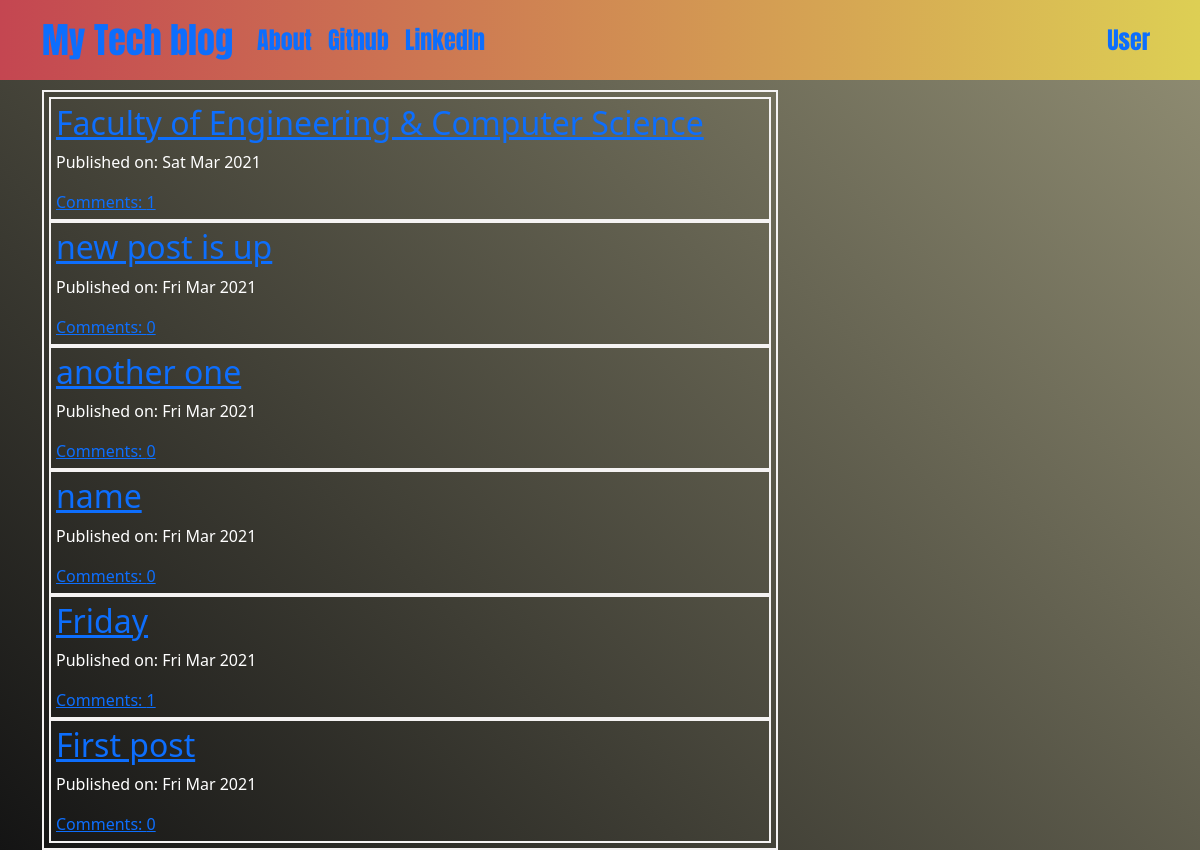
The page / on the database its author committed.
### blogapp/models.py (models this page shows, shortened)
class Post(models.Model):
    author = models.ForeignKey('auth.User',on_delete=models.CASCADE)
    title = models.CharField(max_length=254)
    text = models.TextField()
    created_date = models.DateTimeField(default=timezone.now)
    published_date = models.DateTimeField(blank=True,null=True)
    def approve_comments(self):
        return self.comments.filter(approved_comment=True)

### blogapp/views.py (the view)
# urls.py: path('', views.PostListView.as_view(), name='post_list'),
class PostListView(ListView):
    model = Post
    def get_queryset(self):
        return Post.objects.filter(published_date__lte=timezone.now()).order_by('-published_date')

### blogapp/templates/blogapp/post_list.html
{% extends 'blogapp/base.html' %}
{% block content %}
<div class="centerstage">
    {% for post in post_list %}
    <div class="centerstage">
    <h2><a href="{% url 'post_detail' pk=post.pk %}">{{ post.title }}</a></h2>
    <div class="date">
        <p>Published on: {{ post.published_date|date:"D M Y"}}</p>
    </div>
    <a href="{% url 'post_detail' pk=post.pk %}">Comments: {{ post.approve_comments.count }}</a>
    </div>
    {% endfor %}
</div>
{% endblock %}

### blogapp/templates/blogapp/base.html (shortened to what this page needs)
<!DOCTYPE html>
{% load static %}
<html lang="en">
<head>
    <link href="https://cdn.jsdelivr.net/npm/bootstrap@5.0.0-beta2/dist/css/bootstrap.min.css" rel="stylesheet">
    <link rel="stylesheet" href="//cdn.jsdelivr.net/medium-editor/latest/css/medium-editor.min.css" type="text/css" media="screen" charset="utf-8">
    <link rel="stylesheet" href="{% static 'css/blogapp.css' %}">
</head>
<body class="loader bodies">
    <nav class="navbar navbar-expand-lg bg-light techfont navbar-fixed-top bgloader">
        <div class="container">
          <div class="navbar-nav align-items-center">
            <a class="navbar-brand bigbrand" href="{% url 'post_list' %}">My Tech blog</a>
            <a class="nav-item nav-link" href="{% url 'about' %}">About</a>
            <a class="nav-item nav-link" href="https://www.github.com">Github</a>
            <a class="nav-item nav-link" href="https://www.linkedin.com">LinkedIn</a>
          </div>
          <div class="navbar-nav align-items-center ml-auto">
            {% if user.is_authenticated %}
              <a class="nav-item nav-link" href="{% url 'post_new' %}">New Post</a>
              <a class="nav-item nav-link" href="{% url 'post_draft_list' %}">Drafts</a>
              <a class="nav-item nav-link" href="{% url 'logout' %}">Log out</a>
              <a >Welcome: {{ user.username }}</a>
            {% else %}
              <a class="nav-item nav-link" href="{% url 'login' %}" aria-label="Login">
                User</a>
            {% endif %}
          </div>
        </div>
      </nav>
            <div class="content container">
                <div class="row">
                    <div class="col-md-8">
                      <div class="blog_posts">
                        {% block content %}
                        {% endblock %}
                      </div>
                    </div>
                </div>
            </div>
</body>
</html>

### blogapp/static/css/blogapp.css (style rules this page uses)
.techfont { font-family: 'Anton', sans-serif; font-size: 1.5em; margin-bottom: 10px; }
.centerstage { margin-left: auto; margin-right: auto; padding: 5px; border: 2px solid rgb(245, 243, 243); }
.bigbrand { font-size: 1.5em; }
.loader { filter:hue-rotate(0deg); color:linear-gradient(45deg,#0f8,#08f); animation:hue 10000ms infinite linear; }
p, hr, .date, h1, h2, h3 { color:white; }
.bgloader { filter:hue-rotate(0deg); background:linear-gradient(90deg,rgb(196, 70, 81),rgb(221, 207, 84)); animation:hue 10000ms infinite linear; }
.bodies { filter:hue-rotate(0deg); background:linear-gradient(45deg,rgb(20, 20, 20),rgb(146, 143, 116)); animation:hue 10000ms infinite linear; }

### rows shown on the page
Post: title "Faculty of Engineering & Computer Science", published_date "Sat Mar 2021", approve_comments.count "1"
Post: title "new post is up", published_date "Fri Mar 2021", approve_comments.count "0"
Post: title "another one", published_date "Fri Mar 2021", approve_comments.count "0"
Post: title "name", published_date "Fri Mar 2021", approve_comments.count "0"
Post: title "Friday", published_date "Fri Mar 2021", approve_comments.count "1"
Post: title "First post", published_date "Fri Mar 2021", approve_comments.count "0"
